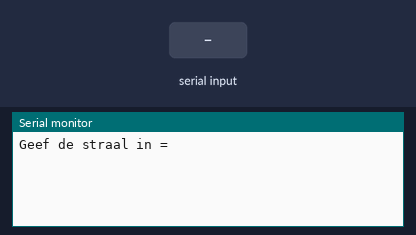
A sketch run on a simulated Arduino Uno, built with avr-gcc and run on an emulated ATmega328P. Shown: the last lines printed to the serial monitor. The inputs (shaded band) are chosen by the test bench.

Above: at 1.2 s.
1.3 s: "90,45\n" received over Serial
At 2.1 s:
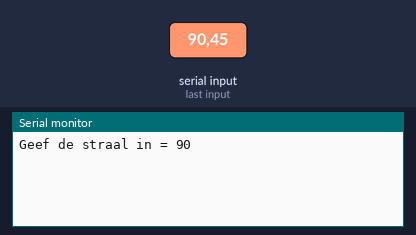
3.8 s: "30,150\n" received over Serial
At 4.6 s:
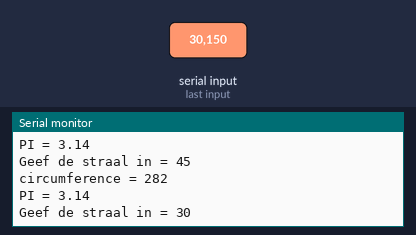
Timing chart, 0 to 6.8 s (numbered marks = the images above; inputs shaded):
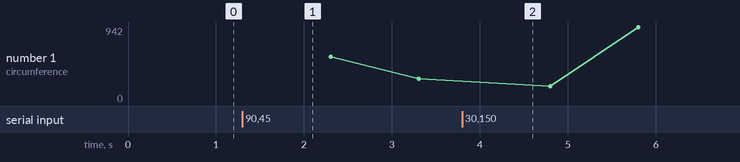

The sketch:

pi_send_data_back.ino
```cpp
int radius = 0;
float x = PI;
void setup()
{
  Serial.begin(9600);
}

void loop()
{
  int getal=0;
  Serial.print("Geef de straal in = ");
  while (Serial.available() == 0) {
  }
  radius = Serial.parseInt();
  Serial.println(radius);
  som(radius);
  delay(1000);
  getal=som(radius);
  Serial.print("circumference = ");
  Serial.println(getal);
  Serial.print("PI = ");
  Serial.println(x);
}

int som(int radius)
{
  int oplossing;
  oplossing = 2 * x * radius;
  return oplossing;
}
```

Measured:
- after the input at 1.3 s, the serial monitor: prints a new line at once (image 1)
- after the input at 3.8 s, the serial monitor: prints a new line at once (image 2)
